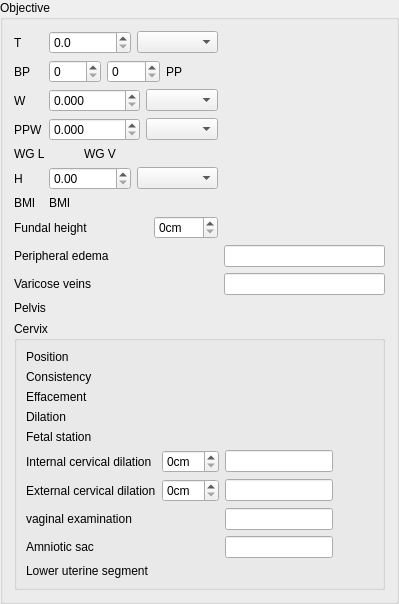
    <widget class="QGroupBox" name="objectiveGroup">
     <property name="title">
      <string>Objective</string>
     </property>
     <layout class="QGridLayout" name="gridLayout_9">
      <item row="7" column="0" colspan="4">
       <widget class="QLabel" name="fundalHeightLabel">
        <property name="text">
         <string>Fundal height</string>
        </property>
       </widget>
      </item>
      <item row="9" column="0" colspan="4">
       <widget class="QLabel" name="varicoseVeinsLabel">
        <property name="text">
         <string>Varicose veins</string>
        </property>
       </widget>
      </item>
      <item row="0" column="0">
       <widget class="QLabel" name="temperatureLabel">
        <property name="text">
         <string>T</string>
        </property>
       </widget>
      </item>
      <item row="0" column="1" colspan="5">
       <layout class="QHBoxLayout" name="horizontalLayout_9">
        <item>
         <widget class="QDoubleSpinBox" name="temperatureValue">
          <property name="decimals">
           <number>1</number>
          </property>
          <property name="maximum">
           <double>150.000000000000000</double>
          </property>
         </widget>
        </item>
        <item>
         <widget class="QComboBox" name="temperatureUnit"/>
        </item>
       </layout>
      </item>
      <item row="1" column="0">
       <widget class="QLabel" name="bloodPressureLabel">
        <property name="text">
         <string>BP</string>
        </property>
       </widget>
      </item>
      <item row="1" column="1" colspan="5">
       <layout class="QHBoxLayout" name="horizontalLayout_6">
        <item>
         <widget class="QSpinBox" name="bloodPressureSystolicValue">
          <property name="maximum">
           <number>300</number>
          </property>
          <property name="singleStep">
           <number>10</number>
          </property>
         </widget>
        </item>
        <item>
         <widget class="QSpinBox" name="bloodPressureDiastolicValue">
          <property name="maximum">
           <number>300</number>
          </property>
          <property name="singleStep">
           <number>10</number>
          </property>
         </widget>
        </item>
        <item>
         <widget class="QLabel" name="bloodPressurePulseValue">
          <property name="text">
           <string>PP</string>
          </property>
         </widget>
        </item>
       </layout>
      </item>
      <item row="2" column="0">
       <widget class="QLabel" name="weightLabel">
        <property name="text">
         <string>W</string>
        </property>
       </widget>
      </item>
      <item row="2" column="1" colspan="5">
       <layout class="QHBoxLayout" name="horizontalLayout_7">
        <item>
         <widget class="QDoubleSpinBox" name="weightValue">
          <property name="decimals">
           <number>3</number>
          </property>
          <property name="maximum">
           <double>1000000.000000000000000</double>
          </property>
         </widget>
        </item>
        <item>
         <widget class="QComboBox" name="weightUnit"/>
        </item>
       </layout>
      </item>
      <item row="3" column="0">
       <widget class="QLabel" name="prePregnancyWeightLabel">
        <property name="text">
         <string>PPW</string>
        </property>
       </widget>
      </item>
      <item row="3" column="1" colspan="5">
       <layout class="QHBoxLayout" name="prePregnancyWeightLayout">
        <item>
         <widget class="QDoubleSpinBox" name="prePregnancyWeightValue">
          <property name="decimals">
           <number>3</number>
          </property>
          <property name="maximum">
           <double>1000000.000000000000000</double>
          </property>
         </widget>
        </item>
        <item>
         <widget class="QComboBox" name="prePregnancyWeightUnit"/>
        </item>
       </layout>
      </item>
      <item row="4" column="0" colspan="2">
       <widget class="QLabel" name="weightGainLabel">
        <property name="text">
         <string>WG L</string>
        </property>
       </widget>
      </item>
      <item row="4" column="2" colspan="3">
       <widget class="QLabel" name="weightGainValue">
        <property name="text">
         <string>WG V</string>
        </property>
       </widget>
      </item>
      <item row="5" column="0">
       <widget class="QLabel" name="heightLabel">
        <property name="text">
         <string>H</string>
        </property>
       </widget>
      </item>
      <item row="5" column="1" colspan="5">
       <layout class="QHBoxLayout" name="horizontalLayout_8">
        <item>
         <widget class="QDoubleSpinBox" name="heightValue">
          <property name="maximum">
           <double>1000.000000000000000</double>
          </property>
         </widget>
        </item>
        <item>
         <widget class="QComboBox" name="heightUnit"/>
        </item>
       </layout>
      </item>
      <item row="6" column="0">
       <widget class="QLabel" name="bmiLabel">
        <property name="text">
         <string>BMI</string>
        </property>
       </widget>
      </item>
      <item row="6" column="1" colspan="2">
       <widget class="QLabel" name="bmiValue">
        <property name="text">
         <string>BMI</string>
        </property>
       </widget>
      </item>
      <item row="8" column="6">
       <widget class="QLineEdit" name="peripheralEdemaLineEdit"/>
      </item>
      <item row="7" column="4" colspan="2">
       <widget class="QSpinBox" name="fundalHeightSpinBox">
        <property name="suffix">
         <string notr="true" extracomment="centimeters">cm</string>
        </property>
       </widget>
      </item>
      <item row="8" column="0" colspan="5">
       <widget class="QLabel" name="peripheralEdemaLabel">
        <property name="sizePolicy">
         <sizepolicy hsizetype="Minimum" vsizetype="Preferred">
          <horstretch>0</horstretch>
          <verstretch>0</verstretch>
         </sizepolicy>
        </property>
        <property name="text">
         <string>Peripheral edema</string>
        </property>
       </widget>
      </item>
      <item row="8" column="5">
       <layout class="QHBoxLayout" name="peripheralEdemaRadioLayout"/>
      </item>
      <item row="10" column="0" colspan="3">
       <widget class="QLabel" name="pelvisLabel">
        <property name="text">
         <string>Pelvis</string>
        </property>
       </widget>
      </item>
      <item row="9" column="6">
       <widget class="QLineEdit" name="varicoseVeinsLineEdit"/>
      </item>
      <item row="9" column="5">
       <layout class="QHBoxLayout" name="varicoseVeinsRadioLayout"/>
      </item>
      <item row="10" column="3" colspan="4">
       <layout class="QHBoxLayout" name="pelvisRadioLayout"/>
      </item>
      <item row="11" column="0" colspan="7">
       <widget class="QGroupBox" name="objectiveCervixGroup">
        <property name="title">
         <string>Cervix</string>
        </property>
        <layout class="QGridLayout" name="gridLayout_10">
         <item row="1" column="0">
          <widget class="QLabel" name="cervixConsistencyLabel">
           <property name="text">
            <string>Consistency</string>
           </property>
          </widget>
         </item>
         <item row="5" column="2">
          <widget class="QLineEdit" name="internalCervicalDilationLineEdit"/>
         </item>
         <item row="6" column="0">
          <widget class="QLabel" name="externalCervicalDilationLabel">
           <property name="text">
            <string>External cervical dilation</string>
           </property>
          </widget>
         </item>
         <item row="0" column="0">
          <widget class="QLabel" name="cervixPositionLabel">
           <property name="sizePolicy">
            <sizepolicy hsizetype="Minimum" vsizetype="Preferred">
             <horstretch>0</horstretch>
             <verstretch>0</verstretch>
            </sizepolicy>
           </property>
           <property name="text">
            <string>Position</string>
           </property>
          </widget>
         </item>
         <item row="2" column="0">
          <widget class="QLabel" name="cervixEffacementLabel">
           <property name="text">
            <string>Effacement</string>
           </property>
          </widget>
         </item>
         <item row="3" column="0">
          <widget class="QLabel" name="cervixDilationLabel">
           <property name="text">
            <string>Dilation</string>
           </property>
          </widget>
         </item>
         <item row="4" column="0">
          <widget class="QLabel" name="fetalStationLabel">
           <property name="text">
            <string>Fetal station</string>
           </property>
          </widget>
         </item>
         <item row="5" column="0">
          <widget class="QLabel" name="internalCervicalDilationLabel">
           <property name="text">
            <string>Internal cervical dilation</string>
           </property>
          </widget>
         </item>
         <item row="7" column="0">
          <widget class="QLabel" name="vaginalExaminationLabel">
           <property name="text">
            <string>vaginal examination</string>
           </property>
          </widget>
         </item>
         <item row="6" column="2">
          <widget class="QLineEdit" name="externalCervicalDilationLineEdit"/>
         </item>
         <item row="8" column="0">
          <widget class="QLabel" name="amnioticSacLabel">
           <property name="text">
            <string>Amniotic sac</string>
           </property>
          </widget>
         </item>
         <item row="7" column="2">
          <widget class="QLineEdit" name="vaginalExaminationLineEdit"/>
         </item>
         <item row="9" column="0">
          <widget class="QLabel" name="lowerUterineSegmentLabel">
           <property name="text">
            <string>Lower uterine segment</string>
           </property>
          </widget>
         </item>
         <item row="0" column="2">
          <layout class="QHBoxLayout" name="cervixPositionRadioLayout"/>
         </item>
         <item row="1" column="2">
          <layout class="QHBoxLayout" name="cervixConsistencyRadioLayout"/>
         </item>
         <item row="2" column="2">
          <layout class="QHBoxLayout" name="cervixEffacementRadioLayout"/>
         </item>
         <item row="3" column="2">
          <layout class="QHBoxLayout" name="cervixDilationRadioLayout"/>
         </item>
         <item row="4" column="2">
          <layout class="QHBoxLayout" name="fetalStationRadioLayout"/>
         </item>
         <item row="8" column="2">
          <widget class="QLineEdit" name="amnioticSacLineEdit"/>
         </item>
         <item row="9" column="2">
          <layout class="QHBoxLayout" name="lowerUterineSegmentRadioLayout"/>
         </item>
         <item row="0" column="3" rowspan="2">
          <spacer name="horizontalSpacer">
           <property name="orientation">
            <enum>Qt::Horizontal</enum>
           </property>
           <property name="sizeHint" stdset="0">
            <size>
             <width>40</width>
             <height>20</height>
            </size>
           </property>
          </spacer>
         </item>
         <item row="5" column="1">
          <widget class="QSpinBox" name="internalCervicalDilationSpinBox">
           <property name="buttonSymbols">
            <enum>QAbstractSpinBox::UpDownArrows</enum>
           </property>
           <property name="showGroupSeparator" stdset="0">
            <bool>false</bool>
           </property>
           <property name="suffix">
            <string comment="centimeter">cm</string>
           </property>
           <property name="maximum">
            <number>10</number>
           </property>
          </widget>
         </item>
         <item row="6" column="1">
          <widget class="QSpinBox" name="externalCervicalDilationSpinBox">
           <property name="suffix">
            <string comment="centimeter">cm</string>
           </property>
           <property name="maximum">
            <number>10</number>
           </property>
          </widget>
         </item>
        </layout>
       </widget>
      </item>
     </layout>
    </widget>
